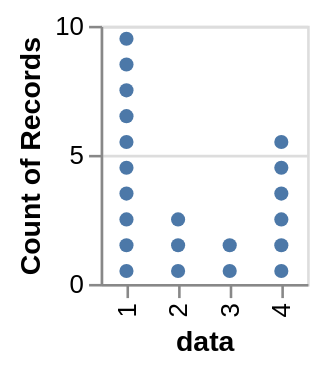

This figure's Vega-Lite source:
### Vega specification from a JSON file in a GitHub repository (floating-point values rounded to 4 significant figures)
{"$schema": "https://vega.github.io/schema/vega/v5.json", "description": "A Wilkinson Dot Plot created by generating an id and stacking data points", "autosize": "pad", "padding": 5, "height": 100, "style": "cell", "data": [{"name": "source_0", "values": [1, 1, 1, 1, 1, 1, 1, 1, 1, 1, 2, 2, 2, 3, 3, 4, 4, 4, 4, 4, 4]}, {"name": "data_0", "source": "source_0", "transform": [{"type": "window", "params": [null], "as": ["id"], "ops": ["rank"], "fields": [null], "sort": {"field": [], "order": []}}, {"type": "aggregate", "groupby": ["data", "id"], "ops": ["count"], "fields": [null], "as": ["__count"]}, {"type": "stack", "groupby": ["data"], "field": "__count", "sort": {"field": ["id"], "order": ["descending"]}, "as": ["__count_start", "__count_end"], "offset": "zero"}]}], "signals": [{"name": "x_step", "value": 20}, {"name": "width", "update": "bandspace(domain('x').length, 1, 0.5) * x_step"}], "marks": [{"name": "marks", "type": "symbol", "style": ["circle"], "from": {"data": "data_0"}, "encode": {"update": {"fill": {"value": "#4c78a8"}, "x": {"scale": "x", "field": "data"}, "y": {"signal": "scale(\"y\", 0.5 * datum[\"__count_start\"] + 0.5 * datum[\"__count_end\"])"}, "shape": {"value": "circle"}}}}], "scales": [{"name": "x", "type": "point", "domain": {"data": "data_0", "field": "data", "sort": true}, "range": {"step": {"signal": "x_step"}}, "padding": 0.5}, {"name": "y", "type": "linear", "domain": {"data": "data_0", "fields": ["__count_start", "__count_end"]}, "range": [{"signal": "height"}, 0], "nice": true, "zero": true}], "axes": [{"scale": "y", "orient": "left", "gridScale": "x", "grid": true, "tickCount": {"signal": "ceil(height/40)"}, "domain": false, "labels": false, "maxExtent": 0, "minExtent": 0, "ticks": false, "zindex": 0}, {"scale": "x", "orient": "bottom", "grid": false, "title": "data", "labelAlign": "right", "labelAngle": 270, "labelBaseline": "middle", "labelOverlap": true, "zindex": 0}, {"scale": "y", "orient": "left", "grid": false, "title": "Count of Records", "labelOverlap": true, "tickCount": {"signal": "ceil(height/40)"}, "zindex": 0}]}
